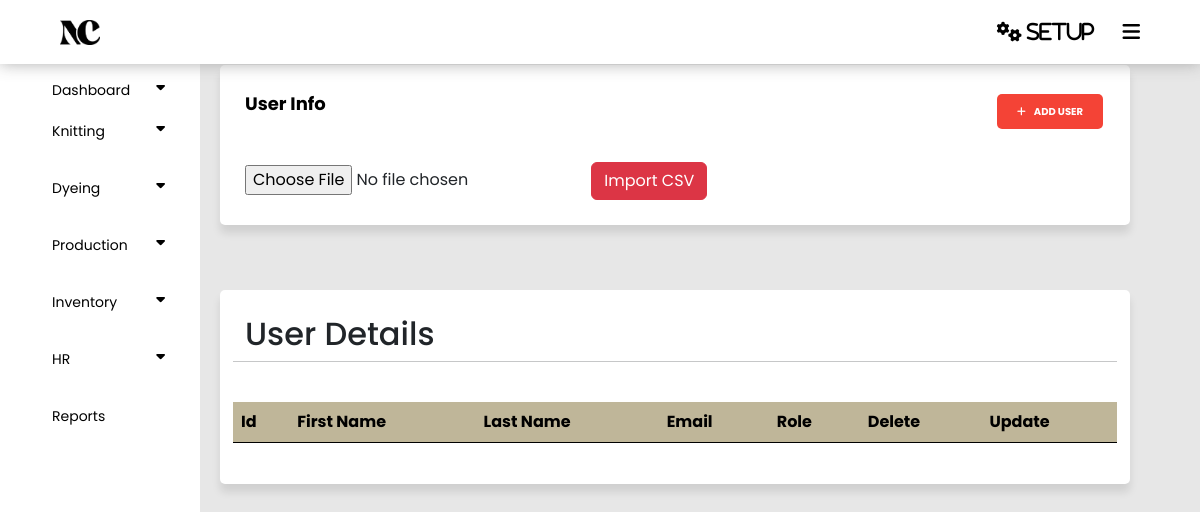
The app's page /panel/user.php, older data.
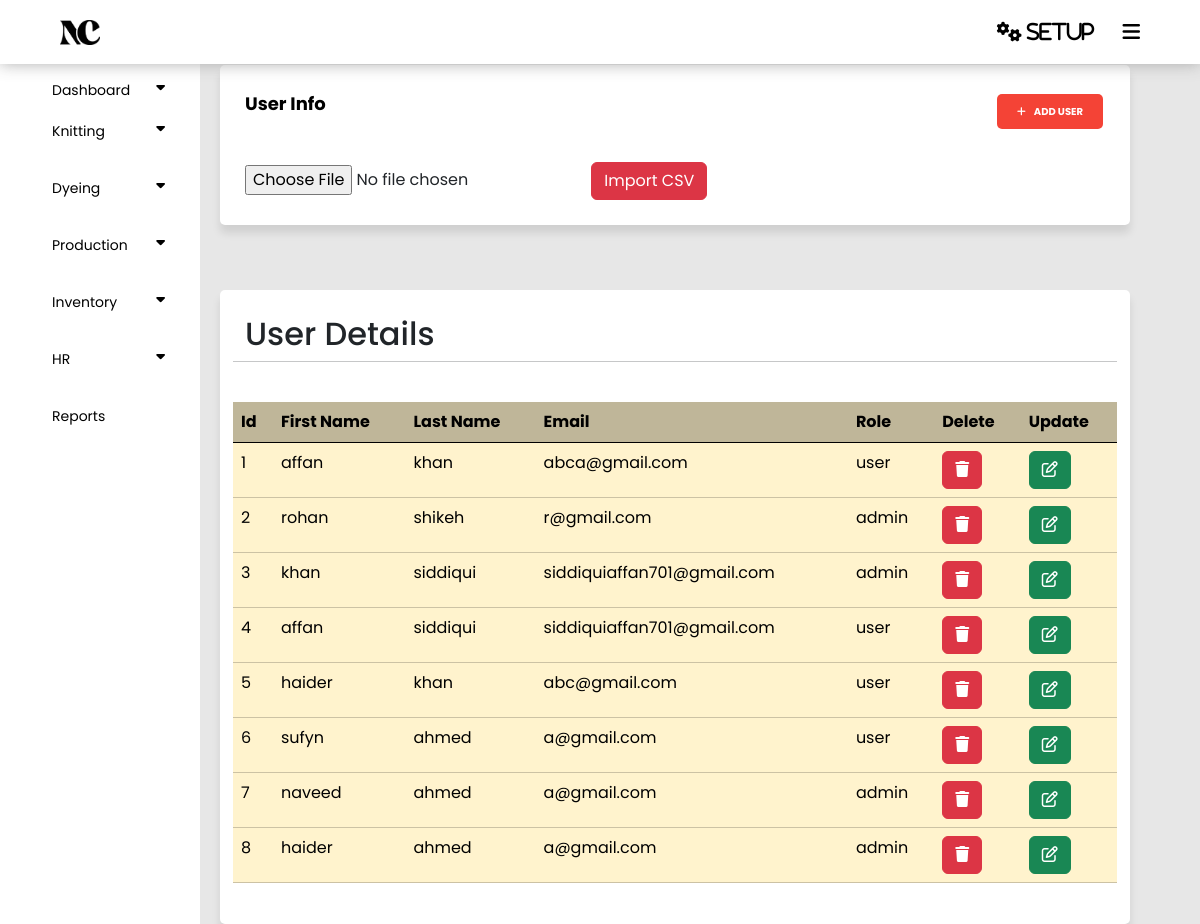
The same page, newer data.
### tables this page shows
CREATE TABLE `users` (
  `Uid` int(11) NOT NULL,
  `Uname` varchar(255) NOT NULL,
  `lname` varchar(255) NOT NULL,
  `email` varchar(255) NOT NULL,
  `Upass` varchar(255) NOT NULL,
  `role` varchar(255) NOT NULL
);

### panel/user.php (the view, shortened to what this page needs)
<?php
require('config.php');
require('index.php');
$fetch = "SELECT * FROM `users`";
$query = mysqli_query($connect , $fetch);
?>
<!DOCTYPE html>
<html lang="en">
<head>
    <link href="https://cdn.jsdelivr.net/npm/bootstrap@5.3.3/dist/css/bootstrap.min.css" rel="stylesheet">
    <link rel="stylesheet" type="text/css" href="style.css">
</head>
<body>
<section class="container">
    <div>
        <header>User Info</header>
        <button type="button" onclick="location.href='user_form.php'" class="add_knittingcard_button" style="float: right;"><i class="fa fa-plus" aria-hidden="true"></i>Add User</button>
    </div>
<br>
<br>
<br>
    <div>
    <div>
    <form action="import.php" method="post" enctype="multipart/form-data">
        <input type="file" name="file" id="file" accept=".csv">
        <button type="submit" class="btn btn-danger">Import CSV</button>
    </form>
</div>
    </div>
</section>
<section class="container">
                <div class="row justify-content-right">
                    <h2>User Details</h2>
                <hr>
            <table class="table table-warning mt-4" id="example">
                <thead class="bg-warning p-2 text-dark bg-opacity-10" style="opacity: 75%;">
                    <tr>
                    <th scope="col">Id</th>
                    <th scope="col">First Name</th>
                    <th scope="col">Last Name</th>
                    <th scope="col">Email</th>
                    <th scope="col">Role</th>
                    <th scope="col">Delete</th>
                    <th scope="col">Update</th>
                    </tr>
                </thead>
                <tbody>
                <?php while ($row = mysqli_fetch_assoc($query)) {
                     ?>
                    <tr>
                    <td><?php echo $row ['Uid']?></td>
                    <td><?php echo $row ['Uname']?></td>
                    <td><?php echo $row ['lname']?></td>
                    <td><?php echo $row ['email']?></td>
                    <td><?php echo $row ['role']?></td>
                    <td ><a href=""class="btn btn-danger"><i class="fa-solid fa-trash"></i></a></td>
                    <td ><a href="" class="btn btn-success"><i class="fa-regular fa-pen-to-square"></i></a></td>
                </tr>
                <?php
                    }
                ?>
                </tbody>
            </table>
        </section>
</body>
</html>

### panel/index.php (shortened to what this page needs)
<!DOCTYPE html>
<html lang="en">
<head>
    <link href="https://cdn.jsdelivr.net/npm/bootstrap@5.0.2/dist/css/bootstrap.min.css" rel="stylesheet">
    <link rel="stylesheet" type="text/css" href="style.css">
    <link rel="stylesheet" href="https://cdnjs.cloudflare.com/ajax/libs/font-awesome/6.0.0-beta3/css/all.min.css">
    <link href="https://cdnjs.cloudflare.com/ajax/libs/font-awesome/5.10.0/css/all.min.css" rel="stylesheet">
    <link href="https://cdn.jsdelivr.net/npm/bootstrap-icons@1.4.1/font/bootstrap-icons.css" rel="stylesheet">
    <link rel="stylesheet" href="https://cdnjs.cloudflare.com/ajax/libs/font-awesome/6.5.2/css/all.min.css" />
</head>
<body>
    <div class="menu">
        <div class="logo">
            <img src="../images/logo.png" alt="Noorani & Co">
        </div>
        <div class="dropdown">
            <button onclick="toggleDropdown('dropdown2')" class="dropbtn"><i class="fa fa-cogs" aria-hidden="true"> SetUp</i></button>
            <div class="dropdown ms-4">
                <button onclick="toggleDropdown('dropdown1')" class="dropbtn"><i class="fa fa-bars" aria-hidden="true"></i></button>
        </div>
</div>
</div>
<div class="sidenav">
    <ol><button class="dropdown-btn dashboard">Dashboard<i class="fa fa-caret-down"></i>
    <ol><button class="dropdown-btn">Knitting<i class="fa fa-caret-down"></i>
</button>
</ol>
<ol><button class="dropdown-btn">Dyeing<i class="fa fa-caret-down"></i>
</button>
    </ol>
    <ol><button class="dropdown-btn">Production<i class="fa fa-caret-down"></i></button>
</ol>
<ol><button class="dropdown-btn">Inventory<i class="fa fa-caret-down"></i></button>
</ol>
<ol><button class="dropdown-btn">HR<i class="fa fa-caret-down"></i></button>
    </ol>
    <ol><a href="report.php">Reports</a>
    </ol>
</div>
</body>
</html>

### panel/style.css (style rules this page uses)
* { padding: 0; margin: 0; }
body { background-color: #e7e7e7; font-family: "Poppins", sans-serif; }
#example { background: #000; color: #f44336; }
.menu { display: flex; align-items: center; justify-content: space-between; background: white; position: fixed; width: 100%; height: 8vh; box-sizing: border-box; padding: 10px 5%; box-shadow: 0 0 15px; color: rgba(166, 166, 166, 0.9); z-index: 1; }
.logo img { width: 40px; display: inline-block; }
.dropbtn { background-color: white; color: black; font-size: 20px; border: none; cursor: pointer; }
.dropdown { position: relative; display: inline-block; }
.sidenav { height: 100%; width: 200px; position: fixed; top: 0; left: 0; background-color: white; overflow-x: hidden; padding-top: 70px; }
.sidenav a, .dropdown-btn { padding: 10px 20px; text-decoration: none; font-size: 14px; color: black; display: block; border: none; background: none; width:100%; text-align: left; cursor: pointer; outline: none; }
.sidenav .fa { padding-right: 15px; }
.fa-caret-down { float: right; padding-right: 8px; }
.container { position: relative; float: left; width: calc(100% - 290px); margin-left: 220px; margin-top: 65px; background-color: white; padding: 25px; border-radius: 5px; box-shadow: 0px 8px 8px 0px rgba(0,0,0,0.1); }
.container header { font-size: 18px; color: black; font-weight: bold; text-align: left; float: left; }
.add_knittingcard_button { border: 0; border-radius: 5px; color: white; background-color: #f44336; padding: 10px 20px; text-align: center; text-decoration: none; text-transform: uppercase; display: inline-block; font-size: 10px; font-weight: bold; margin: 4px 2px; cursor: pointer; }
.fa-plus { padding-right: 8px; }

Row changes from the older to the newer data that the page shows:
added users: Uid "1", Uname "affan", lname "khan", email "abca@gmail.com", role "user"
added users: Uid "2", Uname "rohan", lname "shikeh", email "r@gmail.com", role "admin"
added users: Uid "3", Uname "khan", lname "siddiqui", email "siddiquiaffan701@gmail.com", role "admin"
added users: Uid "4", Uname "affan", lname "siddiqui", email "siddiquiaffan701@gmail.com", role "user"
added users: Uid "5", Uname "haider", lname "khan", email "abc@gmail.com", role "user"
added users: Uid "6", Uname "sufyn", lname "ahmed", email "a@gmail.com", role "user"
added users: Uid "7", Uname "naveed", lname "ahmed", email "a@gmail.com", role "admin"
added users: Uid "8", Uname "haider", lname "ahmed", email "a@gmail.com", role "admin"
